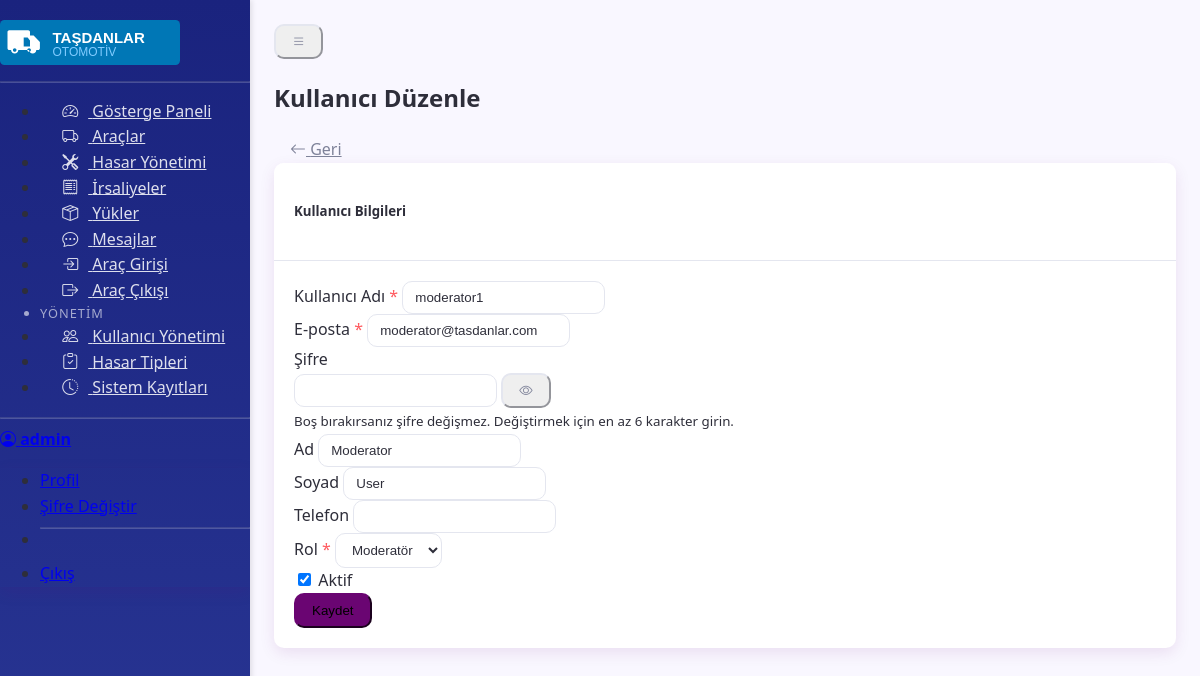
Page /admin/users/edit/2 (signed in) on the committed database.
### models.py (models this page shows, shortened)
class User(UserMixin, db.Model):
    __tablename__ = 'users'
    id = db.Column(db.Integer, primary_key=True)
    username = db.Column(db.String(64), unique=True, nullable=False)
    email = db.Column(db.String(120), unique=True, nullable=False)
    password_hash = db.Column(db.String(256), nullable=False)
    first_name = db.Column(db.String(100))
    last_name = db.Column(db.String(100))
    phone = db.Column(db.String(20))
    role = db.Column(db.String(20), default='driver')  # admin, moderator, driver
    license_plate = db.Column(db.String(20))  # Only for drivers
    is_active = db.Column(db.Boolean, default=True)
    work_status = db.Column(db.String(20), default='inactive')  # active, inactive, break
    current_location = db.Column(db.String(100))  # Şoförün güncel konumu
    employee_id = db.Column(db.String(20), unique=True)  # Çalışan numarası
    department = db.Column(db.String(50))  # Departman
    position = db.Column(db.String(50))  # Pozisyon
    hire_date = db.Column(db.Date)  # İşe başlama tarihi
    created_at = db.Column(db.DateTime, default=datetime.utcnow)
    updated_at = db.Column(db.DateTime, default=datetime.utcnow, onupdate=datetime.utcnow)
    vehicle_entries = relationship("VehicleEntry", back_populates="driver")
    vehicle_exits = relationship("VehicleExit", back_populates="driver")

### routes/admin.py (the view)
    def wrapper(*args, **kwargs):
        if not current_user.is_authenticated or current_user.role != 'admin':
            abort(403)
        return func(*args, **kwargs)

### templates/admin/edit_user.html (shortened to what this page needs)
{% extends "base.html" %}
{% block page_title %}Kullanıcı Düzenle{% endblock %}
{% block page_actions %}
    <a href="{{ url_for('admin.users') }}" class="btn btn-outline-secondary">
        <i class="bi bi-arrow-left"></i> Geri
    </a>
{% endblock %}
{% block content %}
<div class="row">
    <div class="col-md-8 col-lg-6 mx-auto">
        <div class="card shadow-sm">
            <div class="card-header bg-transparent">
                <h5 class="mb-0">Kullanıcı Bilgileri</h5>
            </div>
            <div class="card-body">
                <form method="POST" action="{{ url_for('admin.edit_user', user_id=user.id) }}">
                    <div class="mb-3">
                        <label for="username" class="form-label required-label">{{ form.username.label.text }}</label>
                        {{ form.username(class="form-control") }}
                    </div>
                    <div class="mb-3">
                        <label for="email" class="form-label required-label">{{ form.email.label.text }}</label>
                        {{ form.email(class="form-control", type="email") }}
                    </div>
                    <div class="mb-3">
                        <label for="password" class="form-label">{{ form.password.label.text }}</label>
                        <div class="input-group">
                            {{ form.password(class="form-control") }}
                            <button class="btn btn-outline-secondary toggle-password" type="button" data-target="password">
                                <i class="bi bi-eye"></i>
                            </button>
                        </div>
                        <small class="text-muted">Boş bırakırsanız şifre değişmez. Değiştirmek için en az 6 karakter girin.</small>
                    </div>
                    <div class="row">
                        <div class="col-md-6 mb-3">
                            <label for="first_name" class="form-label">{{ form.first_name.label.text }}</label>
                            {{ form.first_name(class="form-control") }}
                        </div>
                        <div class="col-md-6 mb-3">
                            <label for="last_name" class="form-label">{{ form.last_name.label.text }}</label>
                            {{ form.last_name(class="form-control") }}
                        </div>
                    </div>
                    <div class="mb-3">
                        <label for="phone" class="form-label">{{ form.phone.label.text }}</label>
                        {{ form.phone(class="form-control") }}
                    </div>
                    <div class="mb-3">
                        <label for="role" class="form-label required-label">{{ form.role.label.text }}</label>
                        {{ form.role(class="form-select") }}
                    </div>
                    <div class="mb-3 form-check">
                        {{ form.is_active(class="form-check-input") }}
                        <label class="form-check-label" for="is_active">{{ form.is_active.label.text }}</label>
                    </div>
                    <div class="d-grid gap-2">
                        {{ form.submit(class="btn btn-primary") }}
                    </div>
                </form>
            </div>
        </div>
    </div>
</div>
{% endblock %}

### templates/base.html (shortened to what this page needs)
<!doctype html>
<html lang="tr" data-bs-theme="light">
    <head>
        <link
            rel="stylesheet"
            href="https://cdn.replit.com/agent/bootstrap-agent-dark-theme.min.css"
        />
        <link
            rel="stylesheet"
            href="https://cdn.jsdelivr.net/npm/bootstrap-icons@1.11.3/font/bootstrap-icons.min.css"
        />
        <link
            rel="stylesheet"
            href="{{ url_for('static', filename='css/styles-new.css') }}"
        />
        <link
            rel="stylesheet"
            href="{{ url_for('static', filename='css/damage-system.css') }}"
        />
    </head>
    <body>
        {% if current_user.is_authenticated %}
        <div class="sidebar" id="sidebar">
            <div class="sidebar-sticky p-3">
                <div
                    class="d-flex align-items-center justify-content-center mb-3"
                >
                    <img
                        src="{{ url_for('static', filename='img/company-logo.svg') }}"
                        alt="Taşdanlar Otomotiv"
                        class="img-fluid mb-2"
                        style="max-width: 180px"
                    />
                </div>
                <hr />
                <ul class="nav nav-pills flex-column mb-auto">
                    {% if current_user.role in ['admin', 'moderator'] %}
                    <li class="nav-item">
                        <a
                            href="{{ url_for('admin.dashboard') }}"
                            class="nav-link {% if request.endpoint == 'admin.dashboard' %}active{% endif %}"
                        >
                            <i class="bi bi-speedometer2"></i> Gösterge Paneli
                        </a>
                    </li>
                    {% endif %} {% if current_user.role in ['admin',
                    'moderator'] %}
                    <li class="nav-item">
                        <a
                            href="{{ url_for('vehicles.index') }}"
                            class="nav-link {% if request.endpoint.startswith('vehicles.') %}active{% endif %}"
                        >
                            <i class="bi bi-truck"></i> Araçlar
                        </a>
                    </li>
                    <li class="nav-item">
                        <a
                            href="{{ url_for('damages.index') }}"
                            class="nav-link {% if request.endpoint.startswith('damages.') %}active{% endif %}"
                        >
                            <i class="bi bi-tools"></i> Hasar Yönetimi
                        </a>
                    </li>
                    {% endif %}
                    <li class="nav-item">
                        <a
                            href="{{ url_for('deliveries.index') }}"
                            class="nav-link {% if request.endpoint.startswith('deliveries.') %}active{% endif %}"
                        >
                            <i class="bi bi-receipt"></i> İrsaliyeler
                        </a>
                    </li>
                    <li class="nav-item">
                        <a
                            href="{{ url_for('loads.index') }}"
                            class="nav-link {% if request.endpoint.startswith('loads.') %}active{% endif %}"
                        >
                            <i class="bi bi-box-seam"></i> Yükler
                        </a>
                    </li>
                    <li class="nav-item">
                        <a
                            href="{{ url_for('chat.index') }}"
                            class="nav-link {% if request.endpoint.startswith('chat.') %}active{% endif %}"
                        >
                            <i class="bi bi-chat-dots"></i> Mesajlar
                        </a>
                    </li>
                    {% if current_user.role in ['admin', 'moderator'] %}
                    <li class="nav-item">
                        <a
                            href="{{ url_for('vehicles.vehicle_entry') }}"
                            class="nav-link {% if request.endpoint == 'vehicles.vehicle_entry' %}active{% endif %}"
                        >
                            <i class="bi bi-box-arrow-in-right"></i> Araç Girişi
                        </a>
                    </li>
                    <li class="nav-item">
                        <a
                            href="{{ url_for('vehicles.vehicle_exit') }}"
                            class="nav-link {% if request.endpoint == 'vehicles.vehicle_exit' %}active{% endif %}"
                        >
                            <i class="bi bi-box-arrow-right"></i> Araç Çıkışı
                        </a>
                    </li>
                    {% endif %} {% if current_user.role == 'admin' %}
                    <li
                        class="sidebar-heading d-flex justify-content-between align-items-center px-3 mt-4 mb-1"
                    >
                        <span>Yönetim</span>
                    </li>
                    <li class="nav-item">
                        <a
                            href="{{ url_for('admin.users') }}"
                            class="nav-link {% if request.endpoint == 'admin.users' %}active{% endif %}"
                        >
                            <i class="bi bi-people"></i> Kullanıcı Yönetimi
                        </a>
                    </li>
                    <li class="nav-item">
                        <a
                            href="{{ url_for('damages.damage_types') }}"
                            class="nav-link {% if request.endpoint == 'damages.damage_types' %}active{% endif %}"
                        >
                            <i class="bi bi-clipboard-check"></i> Hasar Tipleri
                        </a>
                    </li>
                    <li class="nav-item">
                        <a
                            href="{{ url_for('admin.activity_logs') }}"
                            class="nav-link {% if request.endpoint == 'admin.activity_logs' %}active{% endif %}"
                        >
                            <i class="bi bi-clock-history"></i> Sistem Kayıtları
                        </a>
                    </li>
                    {% endif %}
                </ul>
                <hr />
                <div class="dropdown">
                    <a
                        href="#"
                        class="d-flex align-items-center text-white text-decoration-none dropdown-toggle"
                        id="dropdownUser1"
                        data-bs-toggle="dropdown"
                        aria-expanded="false"
                    >
                        <i class="bi bi-person-circle me-2"></i>
                        <strong>{{ current_user.username }}</strong>
                    </a>
                    <ul
                        class="dropdown-menu dropdown-menu-dark text-small shadow"
                        aria-labelledby="dropdownUser1"
                    >
                        <li>
                            <a
                                class="dropdown-item"
                                href="{{ url_for('auth.profile') }}"
                                >Profil</a
                            >
                        </li>
                        <li>
                            <a
                                class="dropdown-item"
                                href="{{ url_for('auth.change_password') }}"
                                >Şifre Değiştir</a
                            >
                        </li>
                        <li><hr class="dropdown-divider" /></li>
                        <li>
                            <a
                                class="dropdown-item"
                                href="{{ url_for('auth.logout') }}"
                                >Çıkış</a
                            >
                        </li>
                    </ul>
                </div>
            </div>
        </div>
        <main class="main-content" id="main-content">
            <div class="d-flex justify-content-between align-items-center mb-4">
                <button
                    type="button"
                    id="sidebarToggleBtn"
                    class="btn btn-sm btn-outline-secondary d-md-none"
                >
                    <i class="bi bi-list"></i>
                </button>
                <h2 class="mb-0">
                    {% block page_title %}Mesajlaşma{% endblock %}
                </h2>
                <div class="d-flex">{% block page_actions %}{% endblock %}</div>
            </div>
            {% block content %}{% endblock %}
        </main>
        {% else %}
        <div class="content-wrapper">
            {% block auth_content %}{% endblock %}
        </div>
        {% endif %}
    </body>
</html>

### rows in the picture
User: username "admin"
User: username "moderator1", email "moderator@tasdanlar.com", first_name "Moderator", last_name "User", role "Moderatör", is_active "☑"
